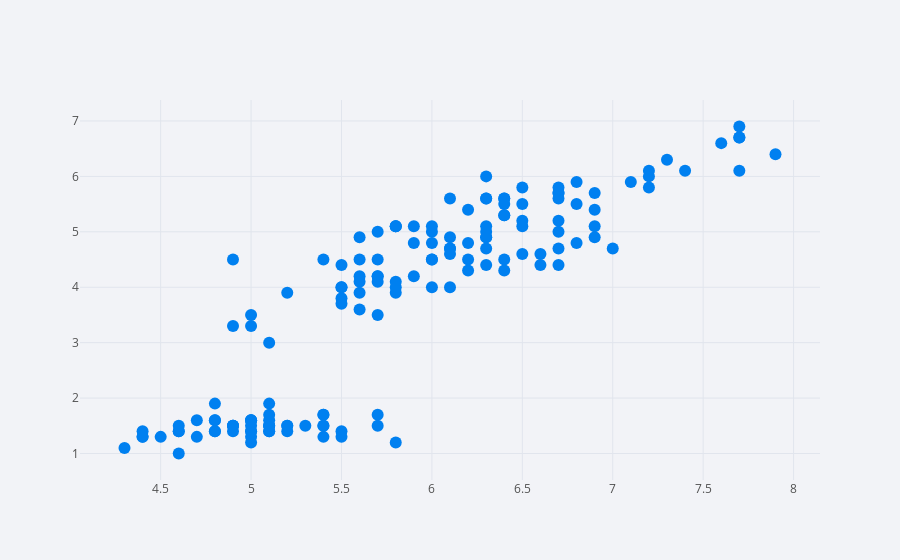

Notebook source saved alongside this figure:
### Code cell
df1.iplot(x = 'sepal_length', y = 'petal_length', mode = 'markers')

### Figure 1 — Plotly figure (JSON) as saved in the notebook; plotly's stock layout.template omitted (floating-point values rounded to 4 significant figures; data arrays with more than 128 entries replaced by an {"elided": "..."} marker saying what was removed)
{"data": [{"line": {"color": "rgba(0, 128, 240, 1.0)", "dash": "solid", "shape": "linear", "width": 1.3}, "marker": {"size": 12, "symbol": "circle"}, "mode": "markers", "name": "petal_length", "text": "", "type": "scatter", "x": {"elided": "150 float values"}, "y": {"elided": "150 float values"}}], "layout": {"legend": {"bgcolor": "#F2F3F7", "font": {"color": "#505050"}}, "paper_bgcolor": "#F2F3F7", "plot_bgcolor": "#F2F3F7", "title": {"font": {"color": "#484848"}}, "xaxis": {"gridcolor": "#E1E5ED", "showgrid": true, "tickfont": {"color": "#505050"}, "title": {"font": {"color": "#505050"}, "text": ""}, "zerolinecolor": "#E1E5ED"}, "yaxis": {"gridcolor": "#E1E5ED", "showgrid": true, "tickfont": {"color": "#505050"}, "title": {"font": {"color": "#505050"}, "text": ""}, "zerolinecolor": "#E1E5ED"}}}
